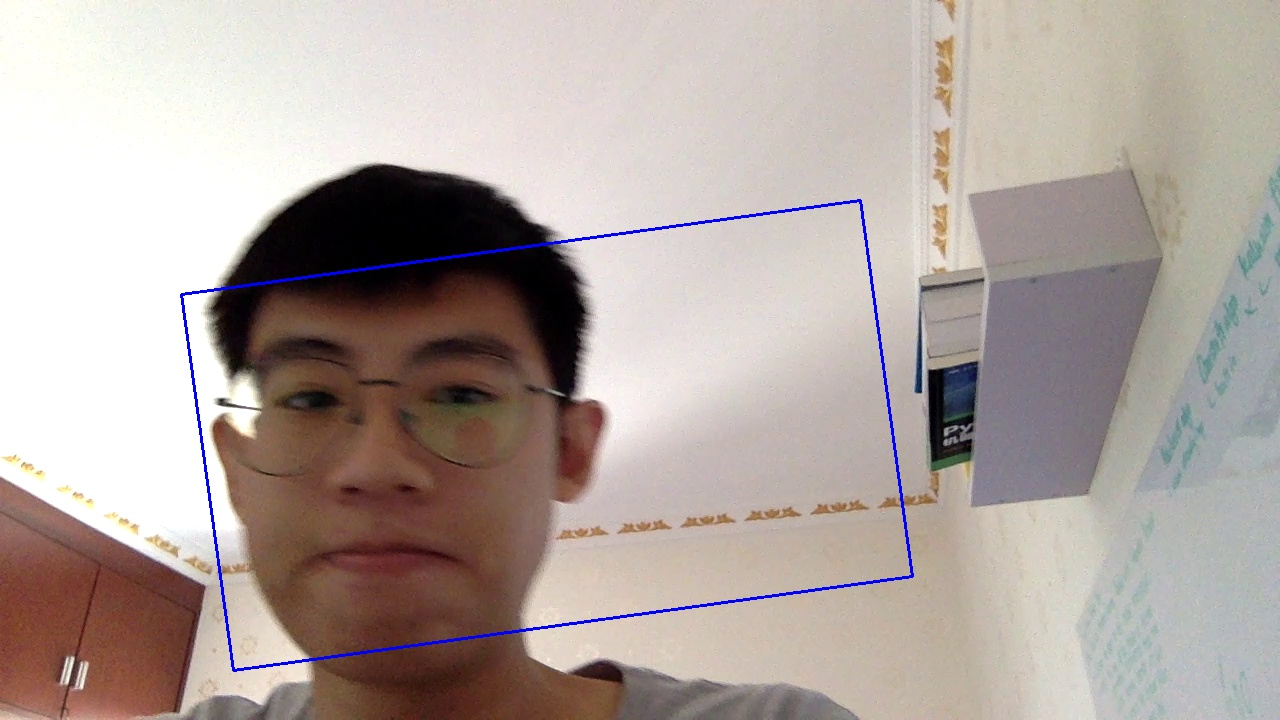
#> input picture Experimental/Tracking/CamShiftTracker/p.jpg, 1280 x 720 px, given in place of ÿ.jpg.BMP, which was not available
$ python n_sample.py --set ../Experimental/Tracking/CamShiftTracker/p.jpg --image '../Experimental/Tracking/CamShiftTracker/ÿ.jpg'
#> lines starting #> are read from the running program, lines starting #| are printed output that depends on the picture; pictures that were not available may be replaced by others from this repository, and a replacement may not be noted
import argparse
import cv2 as cv


source_path = '/Users/victorhe/Pictures/studioSourceTiles/STUDIO_SET_4/cropped/%s.BMP'
destination_path = '/Users/victorhe/Desktop/SS4_sampled/%s/%s_%d.BMP'

ap = argparse.ArgumentParser()
ap.add_argument('-s', '--set', required=True, help='set of images being evaluated')
ap.add_argument('-i', '--image', required=True, help='image to be split')
args = vars(ap.parse_args())
image_set = list()

source_path = source_path % (args['image'])

img = cv.imread(source_path)
#> img is the input picture: shape (720, 1280, 3); mean B, G, R 160.1, 165.4, 177.1


tl_x, tl_y = 160, 625
destination = destination_path % (args['set'], args['set'], 0)
cv.imwrite(destination, img[tl_x:tl_x+200, tl_y:tl_y+200])
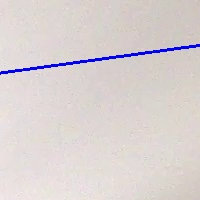
#> saved as p.jpg_0.BMP: shape (200, 200, 3); mean B, G, R 209.9, 209.9, 217.7

tl_x, tl_y = 260, 625
destination = destination_path % (args['set'], args['set'], 1)
cv.imwrite(destination, img[tl_x:tl_x+200, tl_y:tl_y+200])
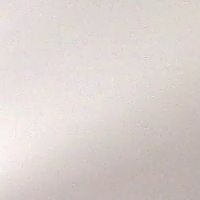
#> saved as p.jpg_1.BMP: shape (200, 200, 3); mean B, G, R 206.9, 210.3, 219.2

tl_x, tl_y = 160, 525
destination = destination_path % (args['set'], args['set'], 2)
cv.imwrite(destination, img[tl_x:tl_x+200, tl_y:tl_y+200])
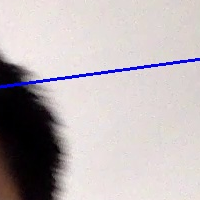
#> saved as p.jpg_2.BMP: shape (200, 200, 3); mean B, G, R 183, 181.1, 188.8

tl_x, tl_y = 260, 525
destination = destination_path % (args['set'], args['set'], 3)
cv.imwrite(destination, img[tl_x:tl_x+200, tl_y:tl_y+200])
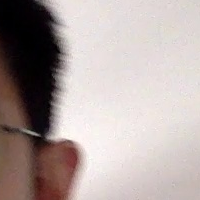
#> saved as p.jpg_3.BMP: shape (200, 200, 3); mean B, G, R 161.8, 164.4, 176.5
